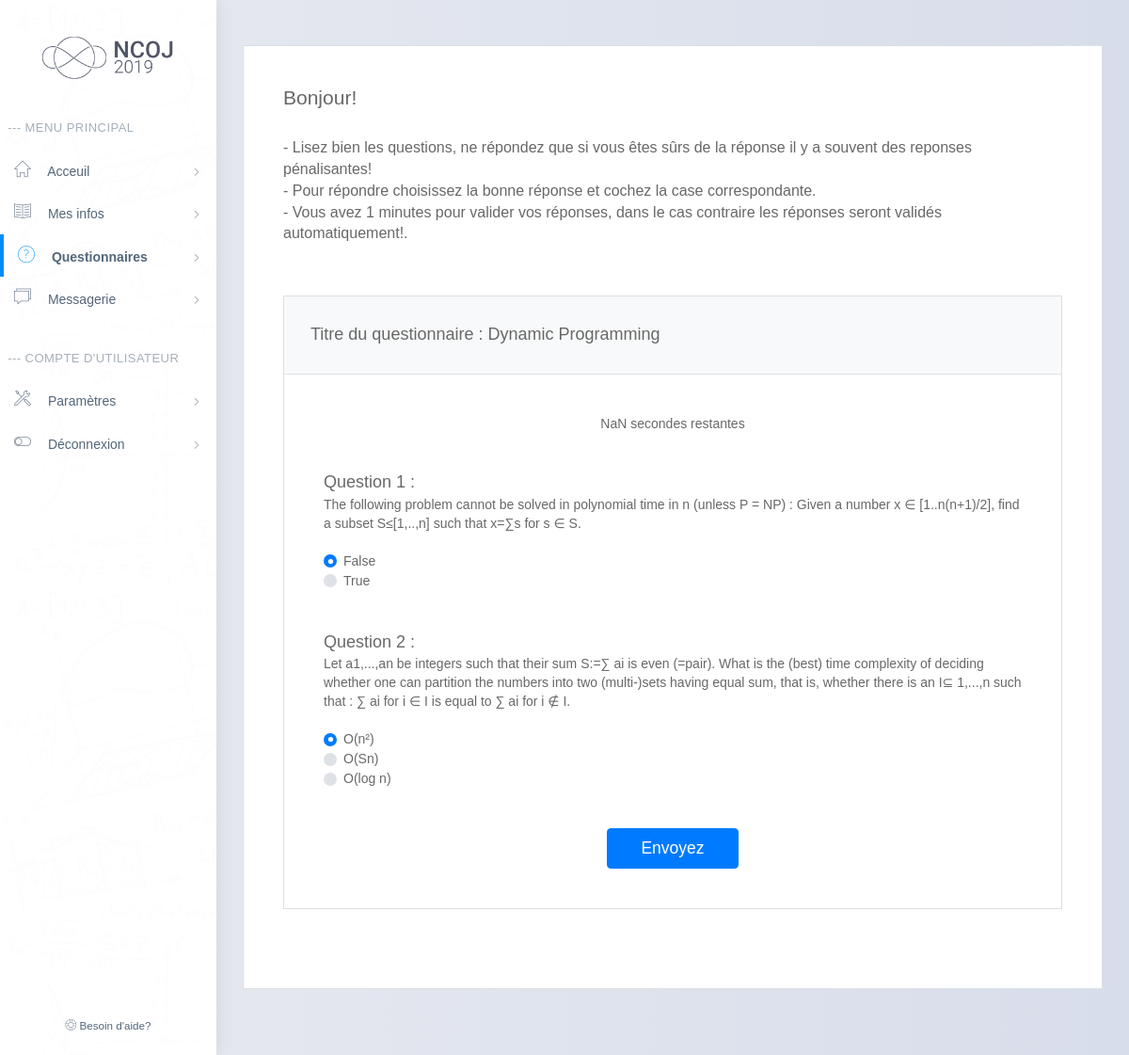
The page /dashboard.php?page=quiz&qcm_id=2 (signed in) on the database its author committed.
### tables this page shows
CREATE TABLE `qcm` (
  `id` int(11) NOT NULL,
  `author_login` varchar(64) NOT NULL,
  `start_time` timestamp NOT NULL DEFAULT CURRENT_TIMESTAMP,
  `duration_seconds` int(11) DEFAULT NULL,
  `is_corrected` tinyint(1) NOT NULL DEFAULT '0',
  `title` varchar(256) NOT NULL,
  `max_score` int(11) NOT NULL
);

CREATE TABLE `qst` (
  `id` int(11) NOT NULL,
  `id_qcm` int(11) NOT NULL,
  `body` varchar(1024) NOT NULL,
  `max_score` int(11) NOT NULL
);

CREATE TABLE `answer` (
  `id` int(11) NOT NULL,
  `id_qst` int(11) NOT NULL,
  `body` varchar(1024) NOT NULL,
  `is_correct` tinyint(1) NOT NULL,
  `score` int(11) NOT NULL
);

### utils/quiz/qcm.php (called while the page is built, shortened)
<?php
    require_once("utils/quiz/qst.php");
    class Qcm
    {
        public static function fromId($dbh, $id)
        {
            $query = "SELECT * FROM main.qcm WHERE id=?;";
            $sth = $dbh->prepare($query);
            $success = $sth->execute(array($id));
            $sth->setFetchMode(PDO::FETCH_CLASS, 'Qcm');
            $sth->execute(array($id));
            if ($qcm = $sth->fetch()){
                $qcm->questions = Qst::getAll($dbh, $qcm->id);
                return $qcm;
            } else {
                $sth->closeCursor();
                return false;
            }
        }
    }
?>

### utils/quiz/qst.php (called while the page is built, shortened)
<?php
    require_once("utils/quiz/answer.php");
    class Qst
    {
        public static function getAll($dbh, $id_qcm)
        {
            $query = "SELECT * FROM main.qst WHERE id_qcm=? ORDER BY id DESC;";
            $sth = $dbh->prepare($query);
            $sth->setFetchMode(PDO::FETCH_CLASS, 'Qst');
            $sth->execute(array($id_qcm));
            $questions = $sth->fetchAll();
            foreach ($questions as $question) {
                $question->answers = Answer::getAll($dbh, $question->id);
            }
            return $questions;
        }
    }
?>

### utils/quiz/answer.php (called while the page is built, shortened)
<?php
    class Answer
    {
        public static function getAll($dbh, $id_qst)
        {
            $query = "SELECT * FROM main.answer WHERE id_qst=? ORDER BY id DESC;";
            $sth = $dbh->prepare($query);
            $sth->setFetchMode(PDO::FETCH_CLASS, 'Answer');
            $sth->execute(array($id_qst));
            $answers = $sth->fetchAll();
            return $answers;
        }
    }
?>

### utils/quiz/quiz.php (the view, shortened to what this page needs)
<?php
    require_once("utils/quiz/qcm.php");
    class Quiz
    {
        public static function createForm($dbh, $qcm_id)
        {
            $qcm = Qcm::fromId($dbh, $qcm_id);
            $minutes = ($qcm->duration_seconds) / 60;
            $minutes = htmlspecialchars(filter_var($minutes, FILTER_VALIDATE_INT));
            $seconds = htmlspecialchars($qcm->duration_seconds);
            $title = htmlspecialchars($qcm->title);
            echo <<<flag
            <span style="visibility: hidden;" id="quiz-duration-send">$seconds</span>
            <form method='post' class='quiz_main_form'>
                <div style="font-size: medium;">
                <h4>Bonjour!</h4>
                <br>
                - Lisez <b> bien </b> les questions, ne répondez que si vous êtes <b> sûrs </b> de la réponse
                il y a souvent des reponses <b>pénalisantes</b>! <br>
                - Pour répondre choisissez la bonne réponse et cochez la case correspondante.<br>
                - Vous avez <b> $minutes minutes </b> pour valider vos réponses, dans le cas contraire
                les réponses seront validés automatiquement!.
                </div>
                <br><br>
                <div class="quiz_container">
                <span style='font-size: large;'><b>Titre du questionnaire :</b> $title</span>
                <center><span id="timer"></span></center><br><br>
flag;
            $qsts = $qcm->questions;
            foreach ($qsts as $qkey => $qst) {
                $enum = $qkey + 1;
                $q_body = htmlspecialchars($qst->body);
                echo <<<flag
                <div><span style='font-size: large;'>Question $enum :</span>
                <br>
                <div><span>$q_body</span><br><br>
flag;
                $answers = $qst->answers;
                foreach ($answers as $akey => $ans){
                    $checked = ($akey === 0) ? " checked" : " ";
                    $a_enum = $akey + 1;
                    $a_body = htmlspecialchars($ans->body);
                    echo <<<flag
                    <div class="custom-control custom-radio">
                        <input type="radio" class="custom-control-input" id="qst{$enum}-ans$a_enum" name="ans[$qkey]" value="{$ans->id}"{$checked}>
                        <label class="custom-control-label" for="qst{$enum}-ans$a_enum">$a_body</label>
                    </div>
flag;
                }
                echo "</div></div>";
            }
            echo <<<flag
                <div class="button_send_quiz"><button class="btn btn-lg btn-primary btn-block" type="submit" id="submit-form">Envoyez</button></div>
            </div>
            </form>
            <script src="js/quiz_timeout/timeout.js">
flag;
        }
    }
?>

### css/dashboard.css (style rules this page uses)
:root { --sidebar_size : 230px; --sidebar_main_color : #54667a; --sidebar_secondary_color : #008efa; --sidebar_tertiary_color : #4f5467; --sidebar_category_color : #a6afbb; --main_color : #f4f6f8; --questionnaire_secondary_color : #f7fafc; }
html, body { font-family: Rubik,sans-serif; margin: 0; overflow-x: hidden; font-size: 14px; line-height: 1.42857143; color: #686868; font-weight: 300; height: 100%; }
body { background-image: linear-gradient(to right, #e7eaf0 , #d8ddeb); }
.quiz_main_form { border: solid #dae0e5 1px; margin-bottom: 3rem; background-color: white; padding-bottom: 3rem; }
.quiz_main_form>div { padding: 3rem 3rem 0rem 3rem; }
.quiz_container { margin-top: 1rem !important; border: solid #dae0e5 1px; margin-bottom: 3rem; background-color: white; padding: 0 !important; margin: 3rem; position: relative; }
.button_send_quiz>button { max-width: 10rem; margin: auto; }
.button_send_quiz { bottom: 2rem; }
.quiz_container>div { padding: 0rem 3rem 3rem 3rem; }
.quiz_container>span { margin-bottom: 3rem; display: block; background-color: #f8f9fa; border-bottom: solid 1px #dee2e6; padding: 2rem; }

### rows shown on the page
qcm: duration_seconds "1", title "Dynamic Programming"
qst: enum "1", body "The following problem cannot be solved in polynomial time in n (unless P = NP) : Given a number x ∈ [1..n(n+1)/2], find a subset S≤[1,..,n] such that x=∑s for s ∈ S."
answer: body "False"
answer: body "True"
qst: enum "2", body "Let a1,...,an be integers such that their sum S:=∑ ai is even (=pair). What is the (best) time complexity of deciding whether one can partition the numbers into two (multi-)sets having equal sum, that is, whether there is an I⊆ 1,...,n such that : ∑ ai for i ∈ I is equal to ∑ ai for i ∉ I."
answer: body "O(n²)"
answer: body "O(Sn)"
answer: body "O(log n)"

### other values the page prints
$category "MENU PRINCIPAL COMPTE D'UTILISATEUR"
$valid_page["title"] "Acceuil Mes infos Questionnaires Messagerie Paramètres Déconnexion"
